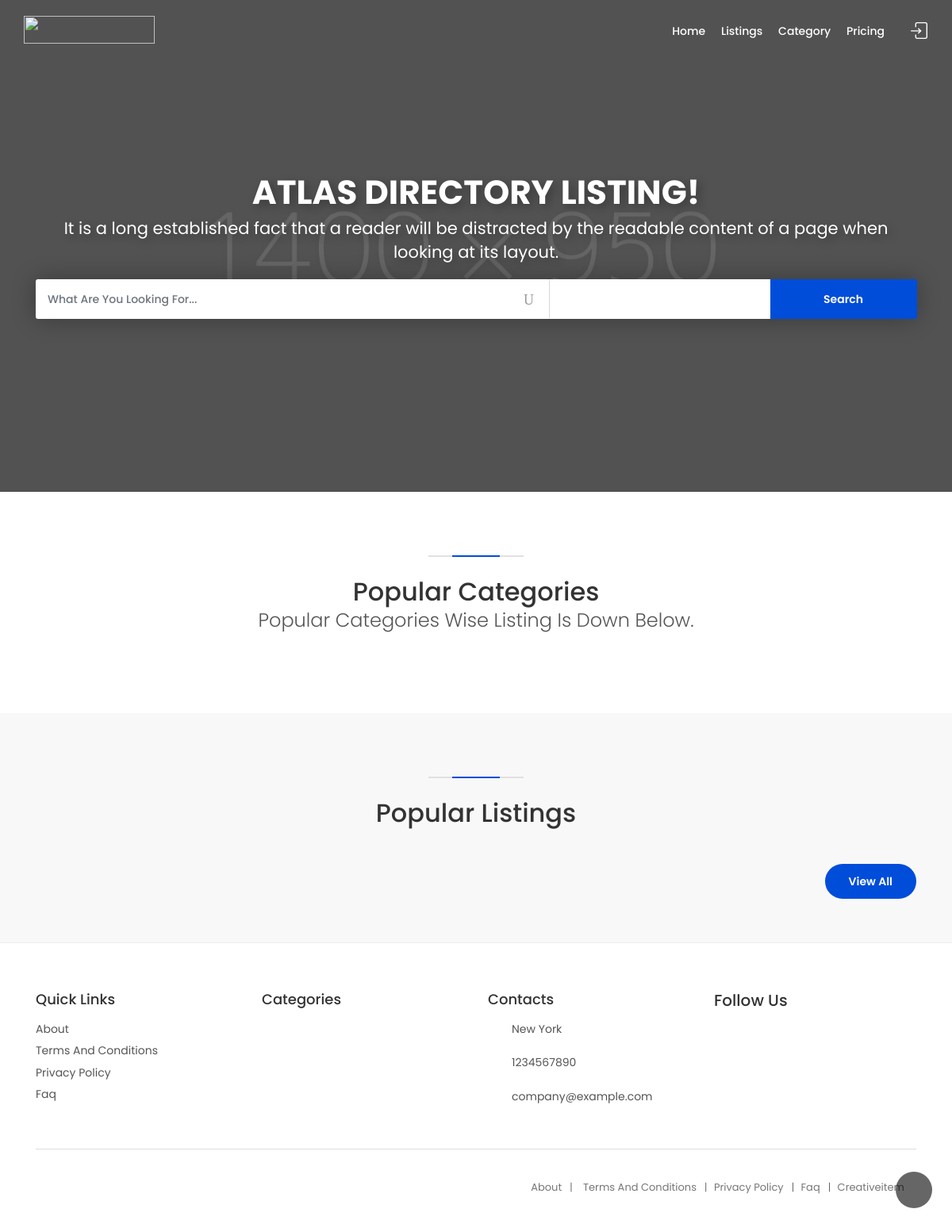
Page /index.php/home on the committed database.
### tables this page shows
CREATE TABLE `frontend_settings` (
  `id` int(11) UNSIGNED NOT NULL,
  `type` varchar(255) DEFAULT NULL,
  `description` longtext
);

CREATE TABLE `settings` (
  `id` int(11) NOT NULL,
  `type` varchar(255) NOT NULL DEFAULT '',
  `description` longtext NOT NULL
);

### application/controllers/Home.php (called while the page is built, shortened)
<?php
class Home extends CI_Controller {
    function __construct()
    {
        $this->load->database();
        $this->load->model('crud_model');
        $this->load->model('frontend_model');
        $this->load->model('email_model');
        $this->load->library('session');
        $this->load->helper('directory');
    }
    public function index()
    {
        $page_data['page_name']     =   'home';
        $page_data['title']         =   'Home';
        $this->load->view('frontend/index', $page_data);
    }
}

### index.php (called while the page is built, shortened)
<?php
require_once BASEPATH.'core/CodeIgniter.php';

### application/helpers/common_helper.php (called while the page is built, shortened)
<?php  if ( ! defined('BASEPATH')) exit('No direct script access allowed');
if (! function_exists('get_settings')) {
  function get_settings($type = '') {
    $CI	=&	get_instance();
    $CI->db->where('type', $type);
    $result = $CI->db->get('settings')->row()->description;
    return $result;
  }
}
if (! function_exists('get_frontend_settings')) {
  function get_frontend_settings($type = '') {
    $CI	=&	get_instance();
    $CI->db->where('type', $type);
    $result = $CI->db->get('frontend_settings')->row()->description;
    return $result;
  }
}

### application/helpers/multi_language_helper.php (called while the page is built, shortened)
<?php  if ( ! defined('BASEPATH')) exit('No direct script access allowed');
if ( ! function_exists('get_phrase'))
{
	function get_phrase($phrase = '') {
		$CI	=&	get_instance();
		$language_code = $CI->db->get_where('settings' , array('type' => 'language'))->row()->description;
		$key = strtolower(preg_replace('/\s+/', '_', $phrase));
		$langArray = openJSONFile($language_code);
		return ucwords($langArray[$key]);
	}
}
if ( ! function_exists('openJSONFile'))
{
	function openJSONFile($code)
	{
		$jsonString = [];
		if (file_exists(APPPATH.'language/'.$code.'.json')) {
			$jsonString = file_get_contents(APPPATH.'language/'.$code.'.json');
			$jsonString = json_decode($jsonString, true);
		}
		return $jsonString;
	}
}

### application/views/frontend/home.php (the view, shortened to what this page needs)
<section class="hero_single version_2" style="background: #222 url(<?php echo base_url('uploads/system/home_banner.jpg'); ?>) center center no-repeat; background-size: cover;">
	<div class="wrapper">
		<div class="container">
			<h3><?php echo get_frontend_settings('banner_title'); ?>!</h3>
			<p><?php echo get_frontend_settings('slogan'); ?></p>
			<form action="<?php echo site_url('home/search'); ?>" method="get">
				<div class="row no-gutters custom-search-input-2">
					<div class="col-lg-7">
						<div class="form-group">
							<input class="form-control" type="text" name="search_string" placeholder="<?php echo get_phrase('what_are_you_looking_for'); ?>...">
							<i class="icon_search"></i>
						</div>
					</div>
					<div class="col-lg-3">
					</div>
					<div class="col-lg-2">
						<input type="submit" value="Search">
					</div>
				</div>
			</form>
		</div>
	</div>
</section>
<div class="bg_color_1">
	<div class="container margin_80_55">
		<div class="main_title_2">
			<span><em></em></span>
			<h2><?php echo get_phrase('popular_categories'); ?></h2>
			<p><?php echo get_phrase('popular_categories_wise_listing_is_down_below'); ?>.</p>
		</div>
</div>
</div>
<div class="container-fluid margin_80_55">
	<div class="main_title_2">
		<span><em></em></span>
		<h2><?php echo get_phrase('popular_listings'); ?></h2>
	</div>
	<div class="container">
		<div class="btn_home_align"><a href="<?php echo site_url('home/listings'); ?>" class="btn_1 rounded"><?php echo get_phrase('view_all'); ?></a></div>
	</div>
</div>

### application/views/frontend/index.php (shortened to what this page needs)
<!DOCTYPE html>
<html lang="en">
	<head>
	    <?php include 'includes_top.php';?>
	</head>
	<body>
		<div id="page">
			<?php
			if ($page_name == 'home' || $page_name == '404')
				include 'header_home.php';
			?>
			<main>
				<?php include $page_name . '.php'; ?>
			</main>
			<?php
				if (! ( $this->session->userdata('listings_view') == 'list_view' && $page_name == 'listings' ) ):
					include 'footer.php';
				endif;
			?>
		</div>
		<div id="toTop"></div>
	</body>
</html>

### application/views/frontend/includes_top.php (shortened to what this page needs)
<link href="<?php echo base_url('assets/backend/css/fontawesome-all.min.css') ?>" rel="stylesheet" type="text/css" />
<link href="<?php echo base_url('assets/backend/css/font-awesome-icon-picker/fontawesome-iconpicker.min.css') ?>" rel="stylesheet" type="text/css" />
<link href="<?php echo base_url();?>assets/frontend/css/bootstrap.min.css" rel="stylesheet">
<link href="<?php echo base_url();?>assets/frontend/css/style.css" rel="stylesheet">
<link href="<?php echo base_url();?>assets/frontend/css/vendors.css" rel="stylesheet">
<link href="<?php echo base_url();?>assets/frontend/css/tables.css" rel="stylesheet">
<link rel="stylesheet" href="https://cdnjs.cloudflare.com/ajax/libs/bootstrap-tagsinput/0.8.0/bootstrap-tagsinput.css">
<link rel="stylesheet" href="https://unpkg.com/leaflet@1.3.4/dist/leaflet.css">
<link rel="stylesheet" href="https://cdnjs.cloudflare.com/ajax/libs/toastr.js/latest/css/toastr.min.css">
<link href="<?php echo base_url();?>assets/frontend/css/custom.css" rel="stylesheet">

### application/views/frontend/header_home.php (shortened to what this page needs)
<header class="header menu_fixed">
		<div id="logo">
			<a href="<?php echo site_url('home'); ?>" title="Sparker - Directory and listings template">
				<img src="<?php echo base_url();?>assets/global/light_logo.png" width="165" height="35" alt="" class="logo_normal">
			</a>
		</div>
		<ul id="top_menu">
			<?php if ($this->session->userdata('is_logged_in') != 1): ?>
				<li><a href="<?php echo site_url('home/login'); ?>" class="login" title="Sign In">Sign In</a></li>
			<?php endif; ?>
		</ul>
		<?php include 'menu.php';?>
	</header>

### application/views/frontend/menu.php (shortened to what this page needs)
<nav id="menu" class="main-menu">
	<ul>
		<li><span><a href="<?php echo base_url();?>">Home</a></span></li>
		<li><span><a href="<?php echo base_url();?>home/listings">Listings</a></span></li>
		<li><span><a href="<?php echo base_url();?>home/category">Category</a></span></li>
		<li><span><a href="<?php echo base_url();?>home/pricing">Pricing</a></span></li>
	</ul>
</nav>

### application/views/frontend/footer.php (shortened to what this page needs)
<?php $social_link_for_footer = json_decode(get_frontend_settings('social_links'), true);?>
<footer class="plus_border">
	<div class="container margin_60_35">
		<div class="row">
			<div class="col-lg-3 col-md-6 col-sm-6">
				<a data-toggle="collapse" data-target="#collapse_ft_1" aria-expanded="false" aria-controls="collapse_ft_1" class="collapse_bt_mobile">
					<h3>Quick Links</h3>
				</a>
				<div class="collapse show" id="collapse_ft_1">
					<ul class="links">
						<li><a href="<?php echo site_url('home/about'); ?>"><?php echo get_phrase('about'); ?></a></li>
						<li><a href="<?php echo site_url('home/terms_and_conditions'); ?>"><?php echo get_phrase('terms_and_conditions'); ?></a></li>
						<li><a href="<?php echo site_url('home/privacy_policy'); ?>"><?php echo get_phrase('privacy_policy'); ?></a></li>
						<li><a href="<?php echo site_url('home/faq'); ?>"><?php echo get_phrase('FAQ'); ?></a></li>
					</ul>
				</div>
			</div>
			<div class="col-lg-3 col-md-6 col-sm-6">
				<a data-toggle="collapse" data-target="#collapse_ft_2" aria-expanded="false" aria-controls="collapse_ft_2" class="collapse_bt_mobile">
					<h3><?php echo get_phrase('categories'); ?></h3>
				</a>
		</div>
		<div class="col-lg-3 col-md-6 col-sm-6">
			<a data-toggle="collapse" data-target="#collapse_ft_3" aria-expanded="false" aria-controls="collapse_ft_3" class="collapse_bt_mobile">
				<h3><?php echo get_phrase('contacts'); ?></h3>
			</a>
			<div class="collapse show" id="collapse_ft_3">
				<ul class="contacts">
					<li><i class="ti-home"></i><?php echo get_settings('address'); ?></li>
					<li><i class="ti-headphone-alt"></i><?php echo get_settings('phone'); ?></li>
					<li><i class="ti-email"></i><a href="#0"><?php echo get_settings('system_email'); ?></a></li>
				</ul>
			</div>
		</div>
		<div class="col-lg-3 col-md-6 col-sm-6">
			<div class="social-links">
				<h5><?php echo get_phrase('follow_us'); ?></h5>
				<ul>
					<li><a href="<?php echo $social_link_for_footer['facebook']; ?>"><i class="ti-facebook"></i></a></li>
					<li><a href="<?php echo $social_link_for_footer['twitter']; ?>"><i class="ti-twitter-alt"></i></a></li>
					<li><a href="<?php echo $social_link_for_footer['google']; ?>"><i class="ti-google"></i></a></li>
					<li><a href="<?php echo $social_link_for_footer['pinterest']; ?>"><i class="ti-pinterest"></i></a></li>
					<li><a href="<?php echo $social_link_for_footer['instagram']; ?>"><i class="ti-instagram"></i></a></li>
				</ul>
			</div>
		</div>
	</div>
	<hr>
	<div class="row justify-content-end">
		<div class="col-lg-6">
			<ul id="additional_links">
				<li><a href="<?php echo site_url('home/about'); ?>"><?php echo get_phrase('about'); ?></a></li>
				<li><a href="<?php echo site_url('home/terms_and_conditions'); ?>"><?php echo get_phrase('terms_and_conditions'); ?></a></li>
				<li><a href="<?php echo site_url('home/privacy_policy'); ?>"><?php echo get_phrase('privacy_policy'); ?></a></li>
				<li><a href="<?php echo site_url('home/faq'); ?>"><?php echo get_phrase('FAQ'); ?></a></li>
				<li><a href="http://creativeitem.com/"><?php echo get_phrase('Creativeitem'); ?></a></li>
			</ul>
		</div>
	</div>
</div>
</footer>

### assets/frontend/css/custom.css (style rules this page uses)
.social-links ul li a i { color: #555; opacity: 0.6; }
.social-links ul li { display: inline-block; margin-right: 5px; font-size: 20px; font-size: 1.25rem; }

### rows in the picture
frontend_settings: description "ATLAS DIRECTORY LISTING"
frontend_settings: description "It is a long established fact that a reader will be distracted by the readable content of a page when looking at its layout."
settings: description "New York"
settings: description "1234567890"
settings: description "company@example.com"

### other values in the picture
get_phrase('popular_categories') "Popular Categories"
get_phrase('popular_categories_wise_listing_is_down_below') "Popular Categories Wise Listing Is Down Below"
get_phrase('popular_listings') "Popular Listings"
get_phrase('view_all') "View All"
get_phrase('about') "About"
get_phrase('terms_and_conditions') "Terms And Conditions"
get_phrase('privacy_policy') "Privacy Policy"
get_phrase('FAQ') "Faq"
get_phrase('categories') "Categories"
get_phrase('contacts') "Contacts"
get_phrase('follow_us') "Follow Us"
get_phrase('Creativeitem') "Creativeitem"
